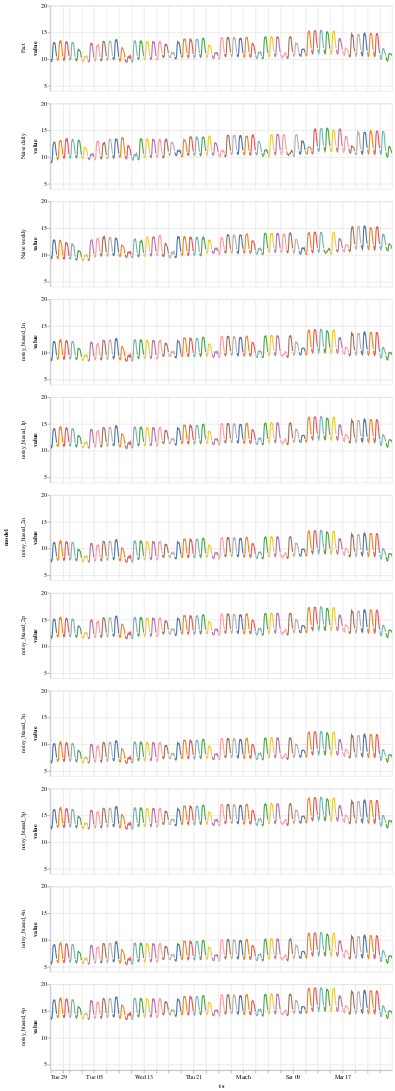

Here is the notebook cell this chart was saved with:
### Code cell
alt.data_transformers.disable_max_rows()

alt.Chart(optimization_df.reset_index()).mark_line().encode(
    x='ts:T',
    y=alt.Y('value:Q',scale=alt.Scale(zero=False)),
    color=alt.Color('prediction_date:N', legend=None),
    row='model:N'
).properties(width=600, height=150).interactive()

### Figure 1 — Vega-Lite specification as saved in the notebook (floating-point values rounded to 4 significant figures; data arrays with more than 128 entries replaced by an {"elided": "..."} marker saying what was removed)
{"config": {"view": {"continuousWidth": 400, "continuousHeight": 300}}, "data": {"name": "data-d82f9eeb658def4118f1a96e453f98a6"}, "mark": "line", "encoding": {"color": {"type": "nominal", "field": "prediction_date", "legend": null}, "row": {"type": "nominal", "field": "model"}, "x": {"type": "temporal", "field": "ts"}, "y": {"type": "quantitative", "field": "value", "scale": {"zero": false}}}, "height": 150, "selection": {"selector003": {"type": "interval", "bind": "scales", "encodings": ["x", "y"]}}, "width": 600, "$schema": "https://vega.github.io/schema/vega-lite/v4.8.1.json", "datasets": {"data-d82f9eeb658def4118f1a96e453f98a6": {"elided": "14520 records"}}}
